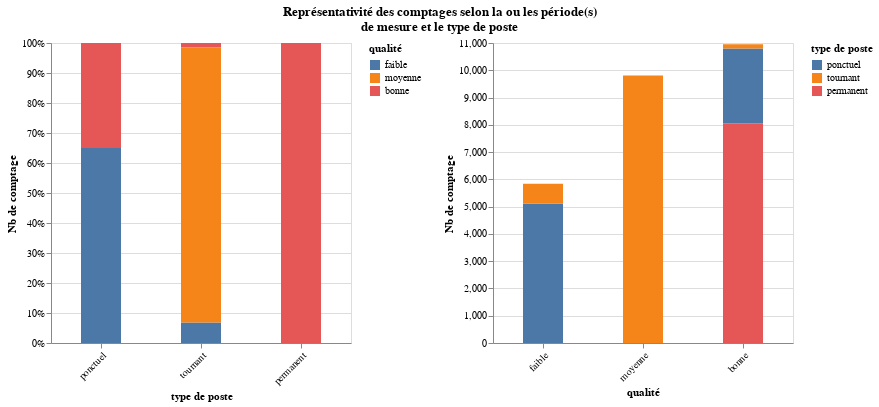

This figure's notebook cell:
### Code cell
chart

### Figure 1 — Vega-Lite specification as saved in the notebook (floating-point values rounded to 4 significant figures)
{"config": {"view": {"continuousWidth": 400, "continuousHeight": 300}}, "hconcat": [{"mark": {"type": "bar", "width": 40}, "encoding": {"color": {"type": "nominal", "field": "txt_qualite", "legend": {"title": "qualité"}, "sort": ["faible", "moyenne", "bonne"]}, "order": {"type": "quantitative", "field": "note_represent_typoste_periode", "sort": "ascending"}, "x": {"type": "nominal", "axis": {"labelAngle": 315, "title": "type de poste"}, "field": "type_poste", "sort": ["ponctuel", "tournant", "permanent"]}, "y": {"type": "quantitative", "axis": {"format": "%", "title": "Nb de comptage"}, "field": "id_comptag", "stack": "normalize"}}, "width": 300}, {"mark": {"type": "bar", "width": 40}, "encoding": {"color": {"type": "nominal", "field": "type_poste", "legend": {"title": "type de poste"}, "sort": ["ponctuel", "tournant", "permanent"]}, "order": {"type": "quantitative", "field": "note_represent_typoste_periode", "sort": "ascending"}, "x": {"type": "nominal", "axis": {"labelAngle": 315, "title": "qualité"}, "field": "txt_qualite", "sort": ["NC", "faible", "moyenne", "bonne"]}, "y": {"type": "quantitative", "axis": {"title": "Nb de comptage"}, "field": "id_comptag"}}, "width": 300}], "data": {"name": "data-fcc37181e074d9a1f0c63285333f9885"}, "resolve": {"legend": {"color": "independent"}, "scale": {"color": "independent"}}, "title": {"text": ["Représentativité des comptages selon la ou les période(s)", "de mesure et le type de poste"], "anchor": "middle"}, "$schema": "https://vega.github.io/schema/vega-lite/v4.8.1.json", "datasets": {"data-fcc37181e074d9a1f0c63285333f9885": [{"txt_qualite": "bonne", "note_represent_typoste_periode": 3, "type_poste": "permanent", "id_comptag": 8051}, {"txt_qualite": "bonne", "note_represent_typoste_periode": 3, "type_poste": "ponctuel", "id_comptag": 2751}, {"txt_qualite": "bonne", "note_represent_typoste_periode": 3, "type_poste": "tournant", "id_comptag": 154}, {"txt_qualite": "faible", "note_represent_typoste_periode": 1, "type_poste": "ponctuel", "id_comptag": 5108}, {"txt_qualite": "faible", "note_represent_typoste_periode": 1, "type_poste": "tournant", "id_comptag": 729}, {"txt_qualite": "moyenne", "note_represent_typoste_periode": 2, "type_poste": "tournant", "id_comptag": 9808}]}}
